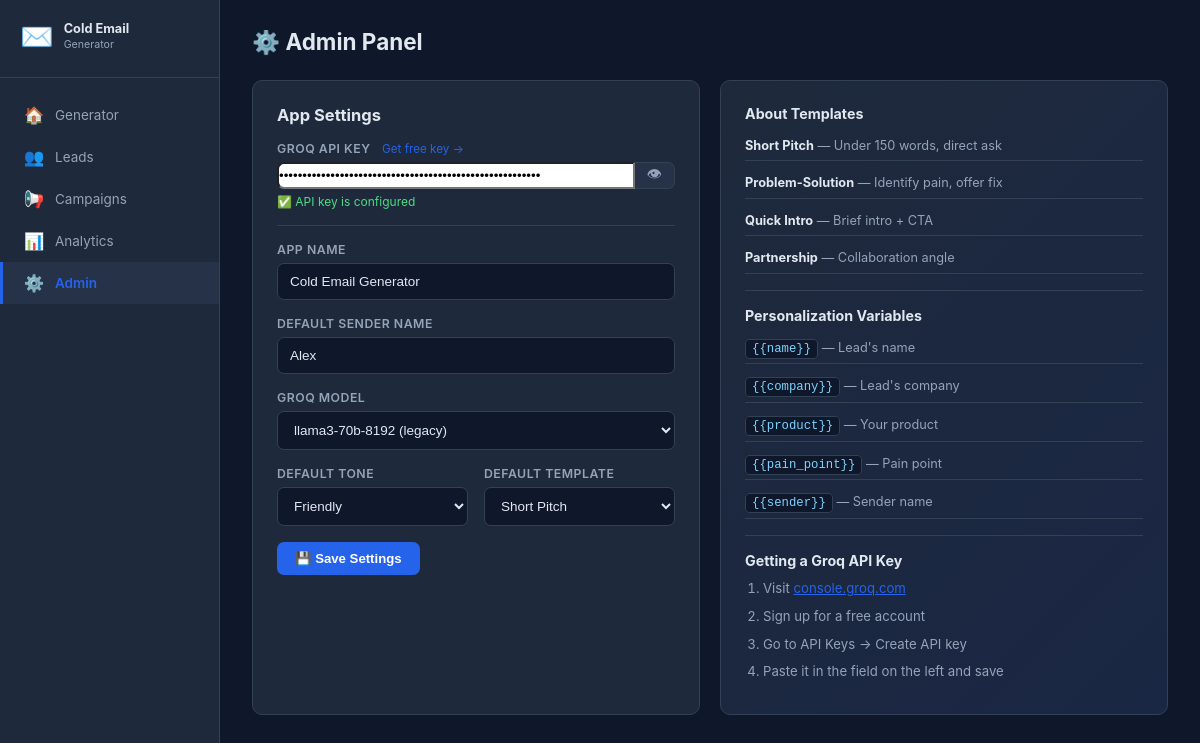
/admin, run on an earlier commit of the app's database.
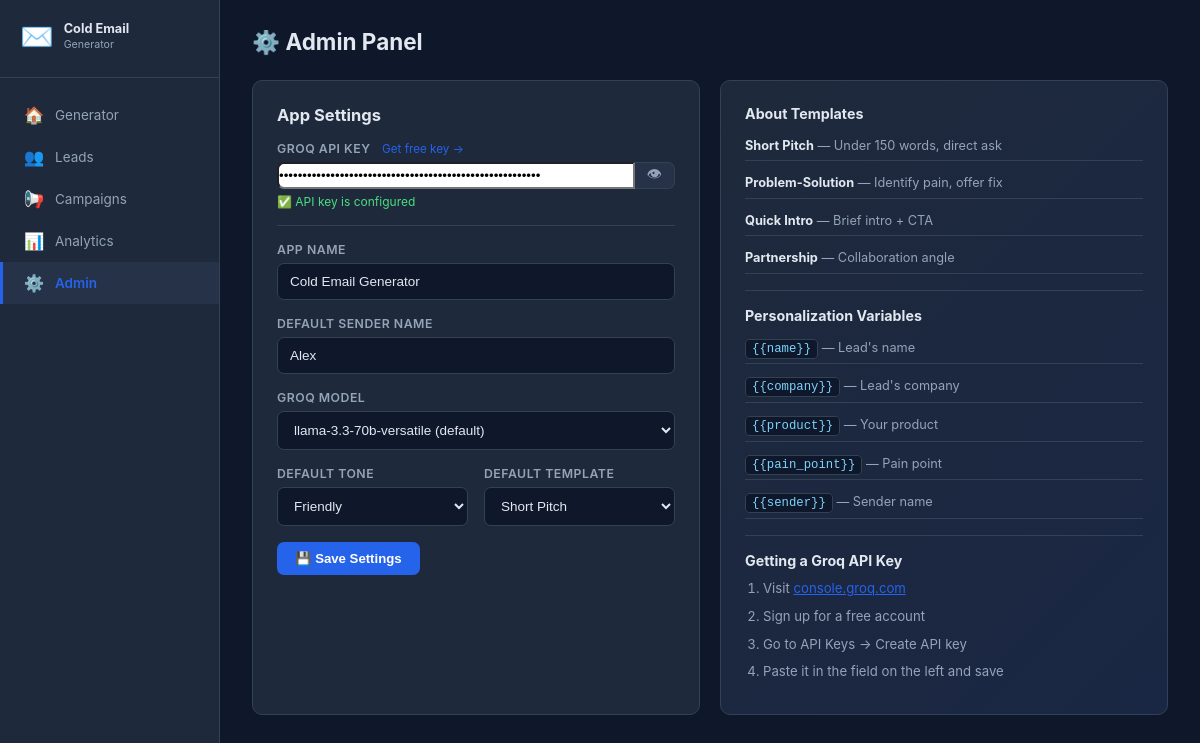
And on a later commit of the database.
### tables this page shows
CREATE TABLE settings (
            key   TEXT PRIMARY KEY,
            value TEXT
        );

### app.py (the view)
@app.route('/admin')
def admin():
    db = get_db()
    settings = {}
    rows = db.execute('SELECT key, value FROM settings').fetchall()
    for row in rows:
        settings[row['key']] = row['value']
    return render_template('admin.html', settings=settings)

### models/db.py (called while the page is built)
def get_db():
    if 'db' not in g:
        g.db = sqlite3.connect(
            config.DATABASE_PATH,
            detect_types=sqlite3.PARSE_DECLTYPES
        )
        g.db.row_factory = sqlite3.Row
        g.db.execute('PRAGMA journal_mode=WAL')
        g.db.execute('PRAGMA foreign_keys=ON')
    return g.db

### templates/admin.html (shortened to what the changed rows need)
{% extends "base.html" %}
{% block page_title %}⚙️ Admin Panel{% endblock %}
{% block content %}
<div class="two-col">
  <div class="card">
    <h2 class="card-title">App Settings</h2>
    <form id="settings-form">
      <div class="form-group">
        <label for="groq_model">Groq Model</label>
        <select id="groq_model" name="groq_model">
          <option value="llama-3.3-70b-versatile" {% if settings.get('groq_model','llama-3.3-70b-versatile') in ('llama-3.3-70b-versatile','llama3-70b-8192','') %}selected{% endif %}>llama-3.3-70b-versatile (default)</option>
          <option value="llama3-70b-8192" {% if settings.get('groq_model') == 'llama3-70b-8192' %}selected{% endif %}>llama3-70b-8192 (legacy)</option>
        </select>
      </div>
    </form>
  </div>
</div>
{% endblock %}

What changed in the data, as far as the page shows it:
changed settings: groq_model "llama3-70b-8192 (legacy)" → "llama-3.3-70b-versatile (default)"
